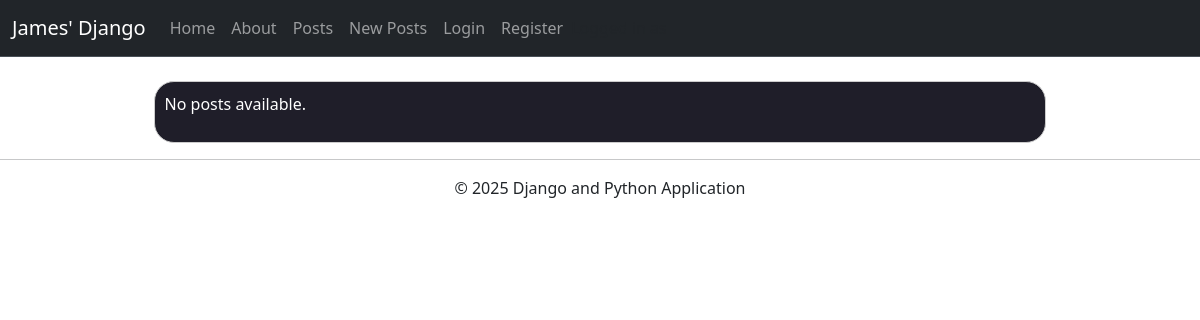
The app's page /posts/list/, older data.
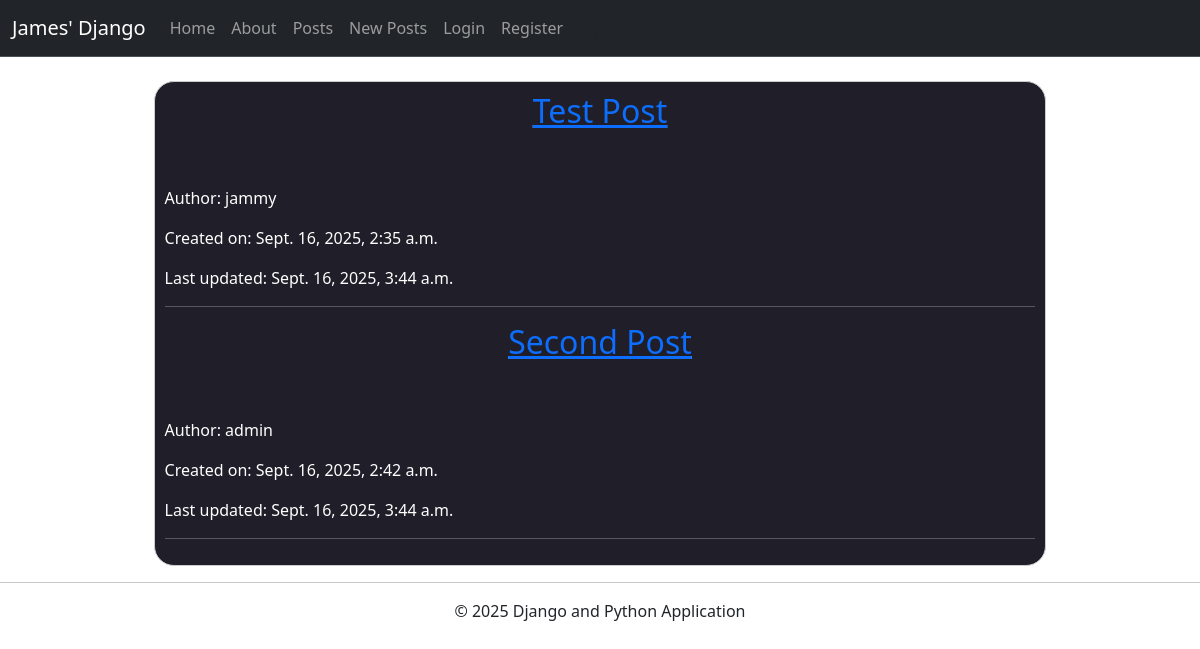
The same page, newer data.
### posts/models.py (models this page shows, shortened)
class Post(models.Model):
    title = models.CharField(max_length=128)
    subtitle = models.TextField(max_length=256)
    body = models.TextField()
    author = models.ForeignKey(get_user_model(), on_delete=models.CASCADE)
    created_on = models.DateTimeField(auto_now_add=True)
    updated_on = models.DateTimeField(auto_now=True)

### posts/views.py (the view)
# urls.py: path('list/', PostListView.as_view(), name='posts'),
class PostListView(ListView): #inheritance
    model = Post
    template_name = 'posts/list.html'
    model = Post
    context_object_name = 'post_list'
    paginate_by = 10

### templates/posts/list.html
{% extends "base.html" %} {% block title %} Posts List {% endblock title %}
{%load static %} {% block css %}
<link rel="stylesheet" href="{% static 'css/posts.css' %}" />
{% endblock css %} {% block content %}
<div class="posts_list">
  {% for item in post_list %}
  <div>
    <h2><a href="{% url 'post_detail' item.id %}">{{ item.title }}</a></h2>
    <br />
    <br />
    <p>Author: {{ item.author }}</p>
    <p>Created on: {{ item.created_on }}</p>
    <p>Last updated: {{ item.updated_on }}</p>
  </div>
  <hr />
  {% empty %}
  <p>No posts available.</p>
  {% endfor %}
</div>
{% endblock content %}

Row changes from the older to the newer data that the page shows:
added Post: title "Test Post", author "jammy", created_on "Sept. 16, 2025, 2:35 a.m.", updated_on "Sept. 16, 2025, 3:44 a.m."
added Post: title "Second Post", author "admin", created_on "Sept. 16, 2025, 2:42 a.m.", updated_on "Sept. 16, 2025, 3:44 a.m."
Text that changed along with them:
text no longer shown: "No posts available."
